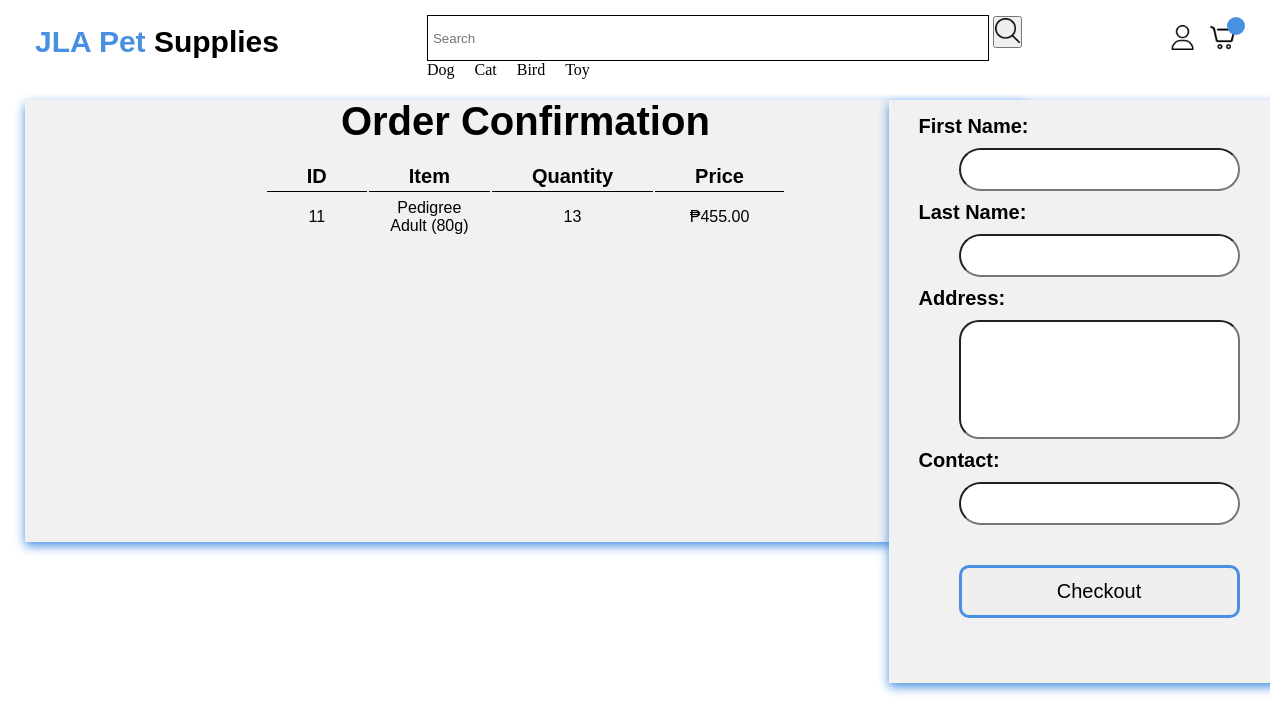
Page /order_confirmation/83/ on the committed database.
### app/models.py (models this page shows, shortened)
class OrderItem(models.Model):
    ordered = models.ForeignKey(Order, on_delete=models.CASCADE, related_name='items')
    item = models.ForeignKey(Item, on_delete=models.CASCADE)
    quantity = models.IntegerField(default=1)
    price = models. DecimalField(max_digits=10, decimal_places=2)

class Item(models.Model):
    seller = models.ForeignKey(User, on_delete=models.CASCADE, null=True)
    category = models.ForeignKey(Category, related_name='item', on_delete=models.CASCADE, null=True, blank=True)
    title = models.CharField(max_length=100)
    price = models.DecimalField(max_digits=10, decimal_places=2)
    stock = models.PositiveIntegerField(default=0)
    image = models.ImageField(upload_to='item_images/', null=True, blank=True)

### app/views.py (the view, shortened to what this page needs)
# urls.py: path('order_confirmation/<int:order_id>/', OrderConfirmationView.as_view(), name='order_confirmation'),
class OrderConfirmationView(TemplateView):
    template_name = 'app/order_confirmation.html'
    def get_context_data(self, **kwargs):
        context = super().get_context_data(**kwargs)
        order_id = self.kwargs['order_id']
        order = get_object_or_404(Order, id=order_id)
        context['order'] = order
        context['order_items'] = order.items.all()
        for item in context['order_items']:
            item.sub_total = item.quantity * item.price
        return context

### app/templates/app/order_confirmation.html (shortened to what this page needs)
{% extends 'app/base.html' %}
{% load static %}
{% block content %}
    <div class="orderpage">
        <h2>Order Confirmation</h2>
        <div class="ordertable">
            <table>
                <thead>
                    <tr>
                        <th>ID</th>
                        <th>Item</th>
                        <th>Quantity</th>
                        <th>Price</th>
                    </tr>
                </thead>
                <tbody>
                {% for item in order_items %}
                    <tr>
                        <td>{{ item.item_id }}</td>
                        <td>{{ item.item.title }}</td>
                        <td>{{ item.quantity }}</td>
                        <td>₱{{ item.sub_total|floatformat:2 }}</td>
                    </tr>
                {% endfor %}
                </tbody>
            </table>
        </div>
    </div>
        <div class="order_items">
            <form method="POST">
                <label>First Name:</label>
                    <input type="text" name="first_name" required>
                <label>Last Name:</label>
                    <input type="text" name="last_name" required>
                <label>Address:</label>
                    <input type="text" class="orderaddress" name="address" required>
                <label>Contact:</label>
                    <input type="number" name="contact" required>
                <button type="submit">Checkout</button>
            </form>
        </div>
{% endblock content %}

### static/css/style.css (style rules this page uses)
* { margin: 0; padding: 0; }
html { width: 100%; font-family: sans-serif; font-size: 10px; scroll-behavior: smooth; }
body { background-color: white; color: black; font-size: 1.6rem; }
.orderpage { position: relative; display: flex; align-items: center; justify-content: center; width: 100%; max-width: 300px; max-height: 180px; top: 100px; left: 2%; padding: 180px 350px; background-color: #f1f1f1; box-shadow: 0px 4px 10px #4a90e2; }
.orderpage h2 { position: fixed; margin-top: -400px; font-size: 4rem; }
.orderpage .ordertable { position: relative; box-sizing: border-box; margin: 0; top: -120px; }
.orderpage .ordertable tr th { padding: 0.3rem 4rem; font-size: 2rem; text-align: center; border-bottom: 1px solid black; }
.orderpage .ordertable td { padding: 5px 10px; text-align: center; }
.order_items { position: absolute; display: flex; flex-wrap: wrap; align-items: center; justify-content: center; width: 100%; max-width: 100px; top: 100px; left: 70%; padding: 55px 160px; background-color: #f1f1f1; box-shadow: 0px 4px 10px #4a90e2; }
.order_items label { position: relative; display: block; font-weight: bold; font-size: 2rem; top: -40px; left: -40px; margin-bottom: 20px; }
.order_items input { position: relative; top: -50px; padding: 12px 50px; border-radius: 50px; }
.order_items .orderaddress { padding: 50px 50px; border-radius: 20px; }
.order_items button { position: relative; display: flex; justify-content: center; color: black; width: 100%; border: 3px solid #4a90e2; padding: 12px 16px; font-size: 2rem; cursor: pointer; border-radius: 10px; top: -10px; transition: 0.3s ease all; z-index: 1; }
.order_items button:before { transition: 0.5s all ease; position: absolute; top: 0; left: 50%; right: 50%; bottom: 0; opacity: 0; content: ''; background-color: #4a90e2; z-index: -1; }

### rows in the picture
OrderItem: item_id "11", item "Pedigree Adult (80g)", quantity "13", sub_total "455.00"
